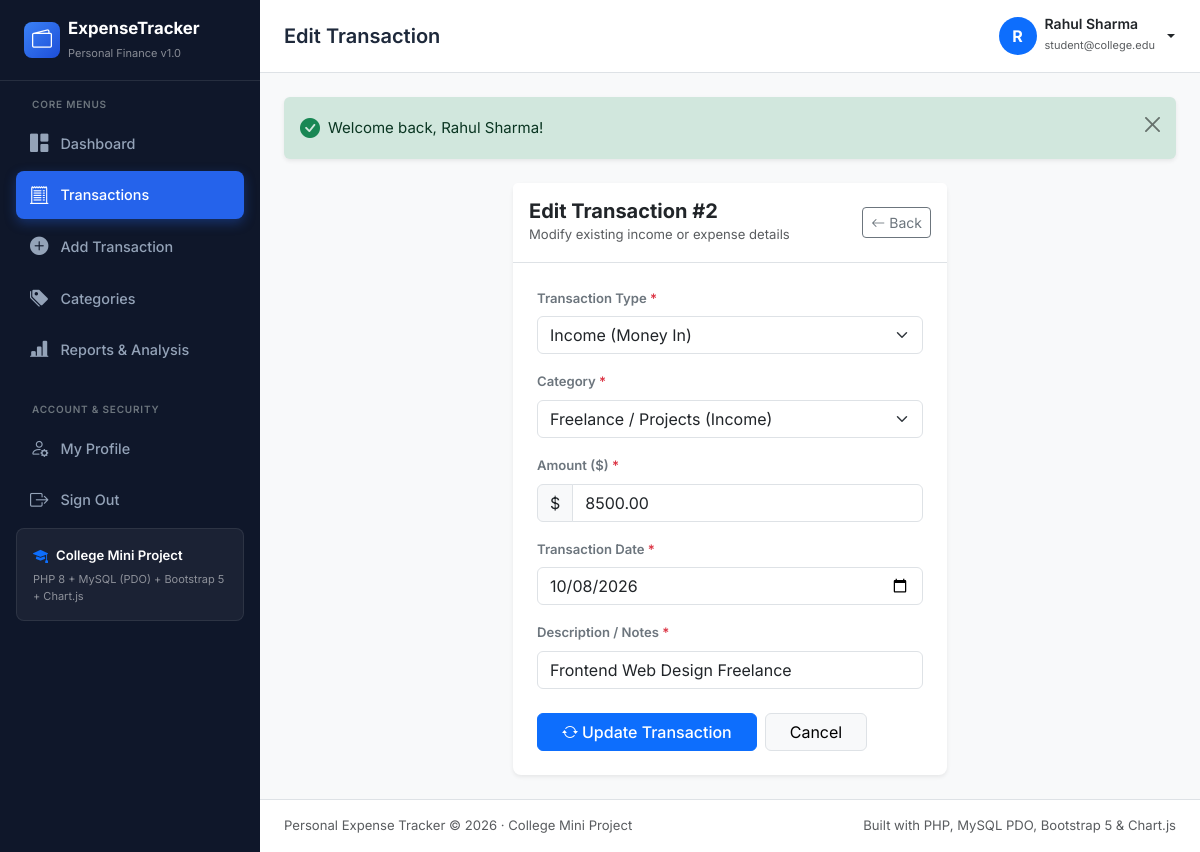
Screenshot of /edit-transaction.php?id=2 (signed in) with the database file from the repository.
### tables this page shows
CREATE TABLE IF NOT EXISTS `transactions` (
  `id` INT UNSIGNED NOT NULL AUTO_INCREMENT,
  `user_id` INT UNSIGNED NOT NULL,
  `category_id` INT UNSIGNED NOT NULL,
  `type` ENUM('income', 'expense') NOT NULL,
  `amount` DECIMAL(10,2) NOT NULL,
  `transaction_date` DATE NOT NULL,
  `description` VARCHAR(255) NOT NULL,
  `created_at` TIMESTAMP NOT NULL DEFAULT CURRENT_TIMESTAMP,
  `updated_at` TIMESTAMP NOT NULL DEFAULT CURRENT_TIMESTAMP ON UPDATE CURRENT_TIMESTAMP,
  PRIMARY KEY (`id`),
  KEY `fk_transactions_user` (`user_id`),
  KEY `fk_transactions_category` (`category_id`),
  KEY `idx_transactions_date` (`transaction_date`),
  CONSTRAINT `fk_transactions_user` FOREIGN KEY (`user_id`) REFERENCES `users` (`id`) ON DELETE CASCADE ON UPDATE CASCADE,
  CONSTRAINT `fk_transactions_category` FOREIGN KEY (`category_id`) REFERENCES `categories` (`id`) ON DELETE RESTRICT ON UPDATE CASCADE
);

CREATE TABLE IF NOT EXISTS `categories` (
  `id` INT UNSIGNED NOT NULL AUTO_INCREMENT,
  `user_id` INT UNSIGNED DEFAULT NULL,
  `name` VARCHAR(80) NOT NULL,
  `type` ENUM('income', 'expense') NOT NULL,
  `created_at` TIMESTAMP NOT NULL DEFAULT CURRENT_TIMESTAMP,
  PRIMARY KEY (`id`),
  KEY `fk_categories_user` (`user_id`),
  CONSTRAINT `fk_categories_user` FOREIGN KEY (`user_id`) REFERENCES `users` (`id`) ON DELETE CASCADE ON UPDATE CASCADE
);

### includes/auth.php (called while the page is built, shortened)
<?php
function currentUser(): array {
    return [
        'id'    => $_SESSION['user_id'] ?? null,
        'name'  => $_SESSION['user_name'] ?? 'User',
        'email' => $_SESSION['user_email'] ?? ''
    ];
}

### includes/functions.php (called while the page is built, shortened)
<?php
function getCategories(PDO $pdo, int $userId, ?string $type = null): array {
    $sql = "SELECT id, user_id, name, type
            FROM categories
            WHERE (user_id IS NULL OR user_id = :user_id)";
    $sql .= " ORDER BY user_id ASC, name ASC";
    $stmt = $pdo->prepare($sql);
    $params = [':user_id' => $userId];
    $stmt->execute($params);
    return $stmt->fetchAll();
}

### edit-transaction.php (the view, shortened to what this page needs)
<?php
require_once __DIR__ . '/config/database.php';
require_once __DIR__ . '/includes/functions.php';
require_once __DIR__ . '/includes/auth.php';
$pdo = getDBConnection();
$user = currentUser();
$userId = (int)$user['id'];
$id = isset($_GET['id']) ? (int)$_GET['id'] : 0;
$stmt = $pdo->prepare("SELECT * FROM transactions WHERE id = :id AND user_id = :user_id LIMIT 1");
$stmt->execute([':id' => $id, ':user_id' => $userId]);
$transaction = $stmt->fetch();
$allCategories = getCategories($pdo, $userId);
include __DIR__ . '/includes/header.php';
?>
<div class="row justify-content-center">
    <div class="col-12 col-md-8 col-lg-6">
        <div class="card border-0 shadow-sm rounded-3 bg-white">
            <div class="card-header bg-white border-bottom py-3 d-flex align-items-center justify-content-between">
                <div>
                    <h5 class="fw-bold mb-0 text-slate-900">Edit Transaction #<?= $transaction['id'] ?></h5>
                    <small class="text-muted">Modify existing income or expense details</small>
                </div>
                <a href="transactions.php" class="btn btn-sm btn-outline-secondary">
                    <i class="bi bi-arrow-left me-1"></i>Back
                </a>
            </div>
            <div class="card-body p-4">
                <form action="actions/update-transaction.php" method="POST" autocomplete="off">
                    <div class="mb-3">
                        <label class="form-label small fw-semibold text-secondary">Transaction Type <span class="text-danger">*</span></label>
                        <select name="type" id="transaction_type" class="form-select" required>
                            <option value="income" <?= $transaction['type'] === 'income' ? 'selected' : '' ?>>Income (Money In)</option>
                        </select>
                    </div>
                    <div class="mb-3">
                        <label class="form-label small fw-semibold text-secondary">Category <span class="text-danger">*</span></label>
                        <select name="category_id" id="category_id" class="form-select" required>
                            <?php foreach ($allCategories as $cat): ?>
                                <option value="<?= $cat['id'] ?>"
                                        data-type="<?= $cat['type'] ?>"
                                        <?= (int)$cat['id'] === (int)$transaction['category_id'] ? 'selected' : '' ?>>
                                    <?= htmlspecialchars($cat['name']) ?> (<?= ucfirst($cat['type']) ?>)
                                </option>
                            <?php endforeach; ?>
                        </select>
                    </div>
                    <div class="mb-3">
                        <label for="amount" class="form-label small fw-semibold text-secondary">Amount ($) <span class="text-danger">*</span></label>
                        <div class="input-group">
                            <span class="input-group-text bg-light">$</span>
                            <input type="number" step="0.01" min="0.01" max="99999999.99" class="form-control" id="amount" name="amount" value="<?= htmlspecialchars($transaction['amount']) ?>" required>
                        </div>
                    </div>
                    <div class="mb-3">
                        <label for="transaction_date" class="form-label small fw-semibold text-secondary">Transaction Date <span class="text-danger">*</span></label>
                        <input type="date" class="form-control" id="transaction_date" name="transaction_date" value="<?= htmlspecialchars($transaction['transaction_date']) ?>" required>
                    </div>
                    <div class="mb-4">
                        <label for="description" class="form-label small fw-semibold text-secondary">Description / Notes <span class="text-danger">*</span></label>
                        <input type="text" class="form-control" id="description" name="description" value="<?= htmlspecialchars($transaction['description']) ?>" maxlength="255" required>
                    </div>
                    <div class="d-flex gap-2">
                        <button type="submit" class="btn btn-primary fw-medium px-4">
                            <i class="bi bi-arrow-repeat me-1"></i>Update Transaction
                        </button>
                        <a href="transactions.php" class="btn btn-light border px-4">Cancel</a>
                    </div>
                </form>
            </div>
        </div>
    </div>
</div>
<?php include __DIR__ . '/includes/footer.php'; ?>

### assets/css/style.css (style rules this page uses)
:root { --sidebar-bg: #0f172a; --sidebar-hover: #1e293b; --sidebar-active: #2563eb; --sidebar-text: #94a3b8; --card-border: #e2e8f0; --income-color: #10b981; --expense-color: #ef4444; --font-family: 'Inter', -apple-system, BlinkMacSystemFont, "Segoe UI", Roboto, sans-serif; }
body { font-family: var(--font-family); background-color: #f8fafc; color: #1e293b; font-size: 0.9375rem; overflow-x: hidden; }

### rows the page displays
transactions: id "2", type "Income (Money In)", category_id "Freelance / Projects (Income)", amount "8500.00", transaction_date "10/08/2026", description "Frontend Web Design Freelance"

### other values shown
$pageTitle "Edit Transaction"
substr($user['name'], 0, 1) "R"
$user['name'] "Rahul Sharma"
$user['email'] "student@college.edu"
$flash['message'] "Welcome back, Rahul Sharma!"
